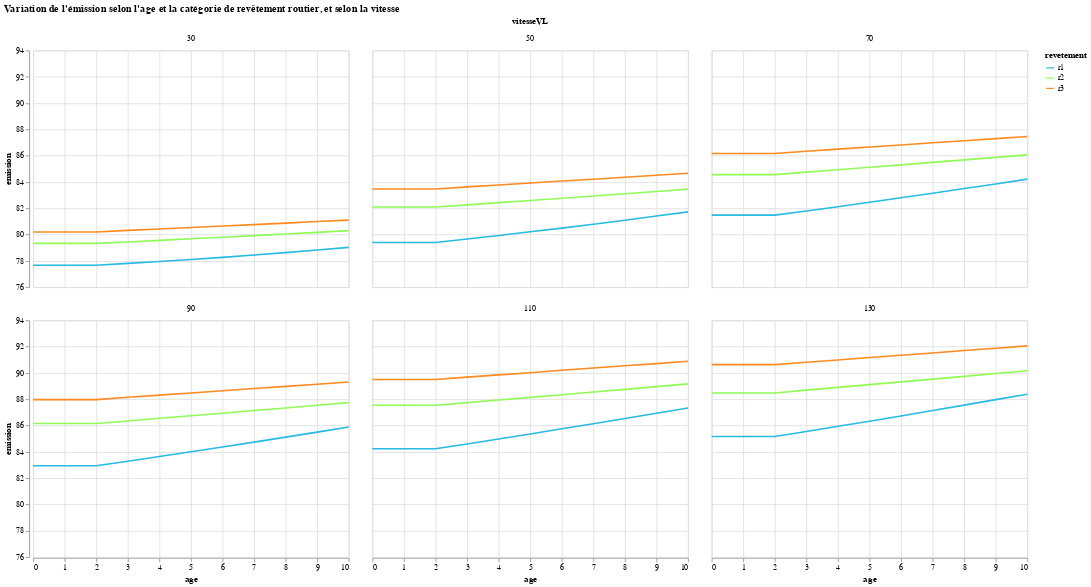

The code cell stored with this chart in its notebook:
### Code cell
(alt.Chart(dfEmission).mark_line().encode(
    x='age',
    y=alt.Y('emission', scale=alt.Scale(zero=False)),
    color=alt.Color('revetement:O', scale=alt.Scale(scheme='turbo')))
      .facet('vitesseVL', columns=3)
      .properties(title="Variation de l'émission selon l'age et la catégorie de revêtement routier, et selon la vitesse"))

### Figure 1 — Vega-Lite specification as saved in the notebook (floating-point values rounded to 4 significant figures; data arrays with more than 128 entries replaced by an {"elided": "..."} marker saying what was removed)
{"config": {"view": {"continuousWidth": 400, "continuousHeight": 300}}, "data": {"name": "data-e6fa5d570df05a8a128e19da0d51416c"}, "facet": {"field": "vitesseVL", "type": "quantitative"}, "spec": {"mark": "line", "encoding": {"color": {"field": "revetement", "scale": {"scheme": "turbo"}, "type": "ordinal"}, "x": {"field": "age", "type": "quantitative"}, "y": {"field": "emission", "scale": {"zero": false}, "type": "quantitative"}}}, "columns": 3, "title": "Variation de l'émission selon l'age et la catégorie de revêtement routier, et selon la vitesse", "$schema": "https://vega.github.io/schema/vega-lite/v4.17.0.json", "datasets": {"data-e6fa5d570df05a8a128e19da0d51416c": {"elided": "198 records"}}}
